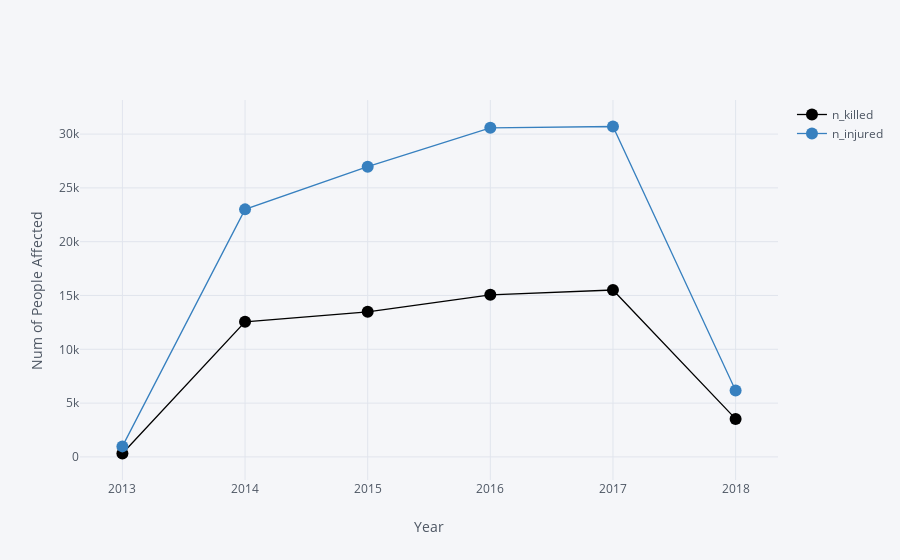

Notebook cell for this chart:
### Code cell
year = t[['year','n_killed','n_injured']].groupby('year').sum()
year.iplot(kind='line',mode='markers+lines',colors=['Black','Blue'],xTitle='Year',yTitle='Num of People Affected')

### Figure 1 — Plotly figure (JSON) as saved in the notebook; plotly's stock layout.template omitted (floating-point values rounded to 4 significant figures)
{"data": [{"line": {"color": "rgba(0, 0, 0, 1.0)", "dash": "solid", "shape": "linear", "width": 1.3}, "marker": {"size": 12, "symbol": "circle"}, "mode": "markers+lines", "name": "n_killed", "text": "", "type": "scatter", "uid": "ca521df6-c913-11e8-8283-acb57d762223", "x": [2013, 2014, 2015, 2016, 2017, 2018], "y": [317, 12557, 13484, 15066, 15511, 3533]}, {"line": {"color": "rgba(55, 128, 191, 1.0)", "dash": "solid", "shape": "linear", "width": 1.3}, "marker": {"size": 12, "symbol": "circle"}, "mode": "markers+lines", "name": "n_injured", "text": "", "type": "scatter", "uid": "ca521df7-c913-11e8-a17b-acb57d762223", "x": [2013, 2014, 2015, 2016, 2017, 2018], "y": [979, 23002, 26967, 30580, 30703, 6171]}], "layout": {"legend": {"bgcolor": "#F5F6F9", "font": {"color": "#4D5663"}}, "paper_bgcolor": "#F5F6F9", "plot_bgcolor": "#F5F6F9", "titlefont": {"color": "#4D5663"}, "xaxis": {"gridcolor": "#E1E5ED", "showgrid": true, "tickfont": {"color": "#4D5663"}, "title": "Year", "titlefont": {"color": "#4D5663"}, "zerolinecolor": "#E1E5ED"}, "yaxis": {"gridcolor": "#E1E5ED", "showgrid": true, "tickfont": {"color": "#4D5663"}, "title": "Num of People Affected", "titlefont": {"color": "#4D5663"}, "zerolinecolor": "#E1E5ED"}}}
